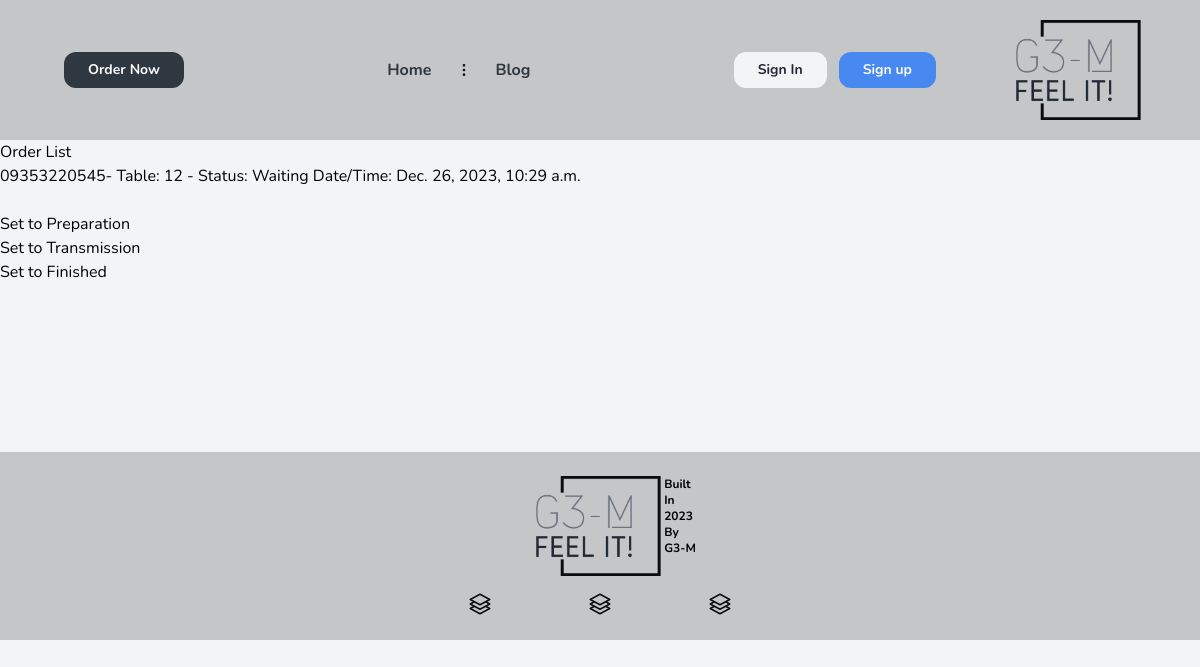
Before: /orders/orders/w with the older database file.
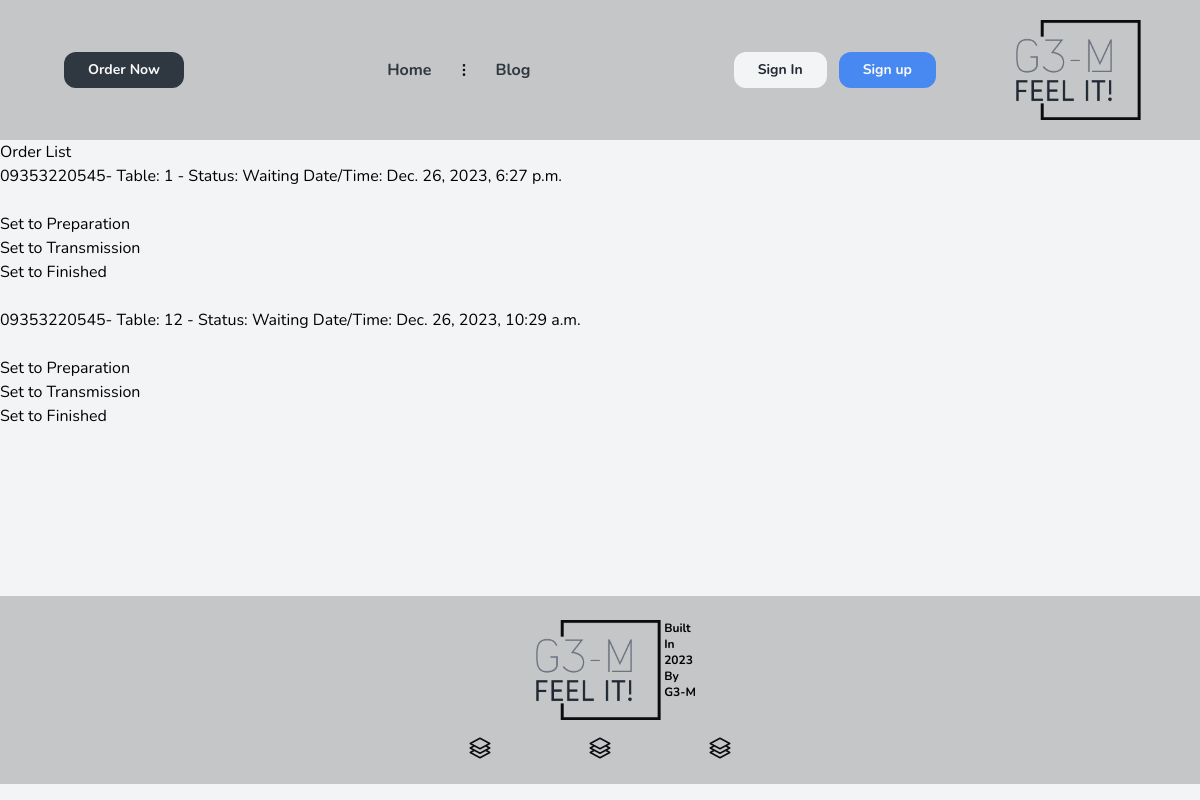
After: the same page with the newer database file.
### order/models.py (models this page shows, shortened)
class Order(BaseModel):
    status_fields = [("W", "Waiting"),
                     ("P", "Preparation"),
                     ("T", "Transmission"),
                     ("F", "Finished")]
    customer_phone = models.CharField(max_length=100, blank=True, null=True)
    id = models.UUIDField(primary_key=True, default=uuid.uuid4)
    status = models.CharField(max_length=1, choices=status_fields, default='W')
    table = models.ForeignKey(Table, on_delete=models.SET_NULL, null=True)
    class Meta:
        ordering = ['-created_at']
        indexes = [
            models.Index(fields=['-created_at']),
        ]

### tables/models.py (models this page shows)
class Table(BaseModel):
    status_fields = [("R", "Reserved"), ("E", "Empty"), ("F", "Full"), ("T", "TakeAway")]
    number = models.PositiveIntegerField()
    status = models.CharField(max_length=1, choices=status_fields, default='E')
    def __str__(self) -> str:
        return f'{self.number}'

### order/views.py (the view)
# urls.py: path('orders/w', views.OrderWaitingListView.as_view(), name='list-order-w'),
class OrderWaitingListView(ListView):
    model = Order
    template_name = 'Order_ListOrder.html'
    context_object_name = 'orders'
    ordering = ['-created_at']
    def get_queryset(self):
        return Order.objects.filter(status='W')

### core/models.py (called while the page is built)
    def get_queryset(self):
        return super().get_queryset().filter(deleted_at__isnull=True)

### templates/Order_ListOrder.html (shortened to what this page needs)
{% extends "base.html" %}
{% block content %}
    <h1>Order List</h1>
    <ul>
        {% for order in orders %}
            <li>{{ order.customer_phone }}- Table: {{ order.table }} - Status: {{ order.get_status_display }} Date/Time: {{ order.created_at }}</li>
            <form method="post" action="{% url 'order:change-status' order.id %}">
                <br>
                {% if not order.status == 'P' %}
                    <button type="submit" name="new_status" value="P">Set to Preparation</button>
                    <br>
                {% endif %}
                {% if not order.status == 'T' %}
                    <button type="submit" name="new_status" value="T">Set to Transmission</button>
                    <br>
                {% endif %}
                {% if not order.status == 'F' %}
                    <button type="submit" name="new_status" value="F">Set to Finished</button>
                    <br>
                {% endif %}
            </form>
            <br>
        {% endfor %}
    </ul>
{% endblock %}

Changed rows visible on the page:
added Order: customer_phone "09353220545", table "1", status "Waiting", created_at "Dec. 26, 2023, 6:27 p.m.", shows "Set to Preparation", shows "Set to Transmission", shows "Set to Finished"
